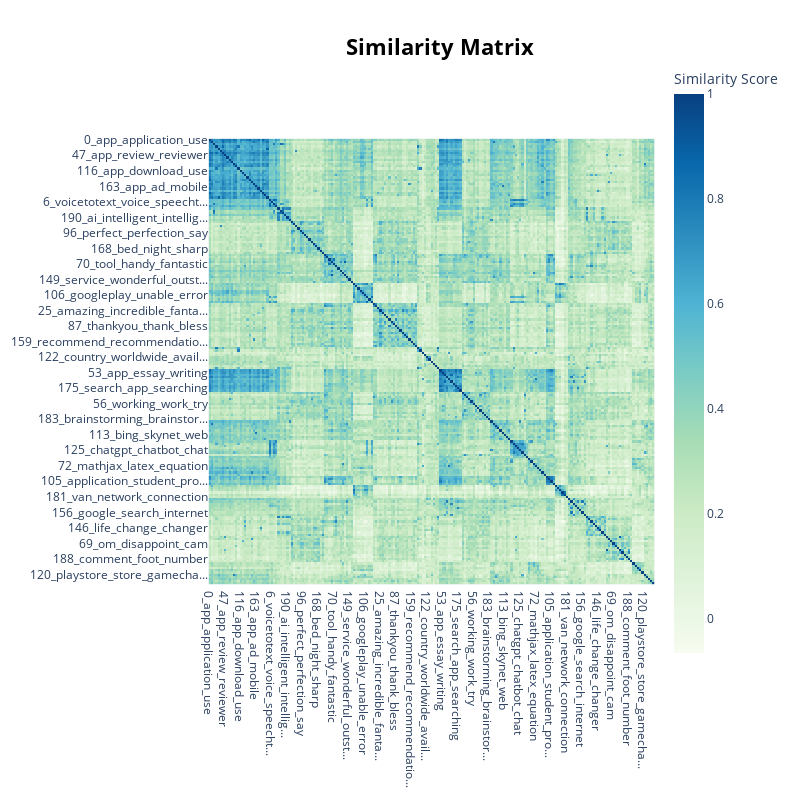

Write notebook code for a chart like this one.
### Markdown cell above
## Reducing the number of topics

### Code cell
topic_model.visualize_heatmap(n_clusters = 20)

### Figure 1 — Plotly figure (JSON) as saved in the notebook; plotly's stock layout.template omitted (floating-point values rounded to 4 significant figures; data arrays with more than 128 entries replaced by an {"elided": "..."} marker saying what was removed)
{"data": [{"coloraxis": "coloraxis", "hovertemplate": "x: %{x}<br>y: %{y}<br>Similarity Score: %{z}<extra></extra>", "name": "0", "type": "heatmap", "x": {"elided": "201 str values"}, "xaxis": "x", "y": {"elided": "201 str values"}, "yaxis": "y", "z": {"elided": "201x201 float values"}}], "layout": {"coloraxis": {"colorbar": {"title": {"text": "Similarity Score"}}, "colorscale": [[0, "rgb(247,252,240)"], [0.125, "rgb(224,243,219)"], [0.25, "rgb(204,235,197)"], [0.375, "rgb(168,221,181)"], [0.5, "rgb(123,204,196)"], [0.625, "rgb(78,179,211)"], [0.75, "rgb(43,140,190)"], [0.875, "rgb(8,104,172)"], [1, "rgb(8,64,129)"]]}, "height": 800, "hoverlabel": {"bgcolor": "white", "font": {"family": "Rockwell", "size": 16}}, "legend": {"title": {"text": "Trend"}}, "margin": {"t": 60}, "showlegend": true, "title": {"font": {"color": "Black", "size": 22}, "text": "<b>Similarity Matrix</b>", "x": 0.55, "xanchor": "center", "y": 0.95, "yanchor": "top"}, "width": 800, "xaxis": {"anchor": "y", "constrain": "domain", "domain": [0, 1], "scaleanchor": "y"}, "yaxis": {"anchor": "x", "autorange": "reversed", "constrain": "domain", "domain": [0, 1]}}}
